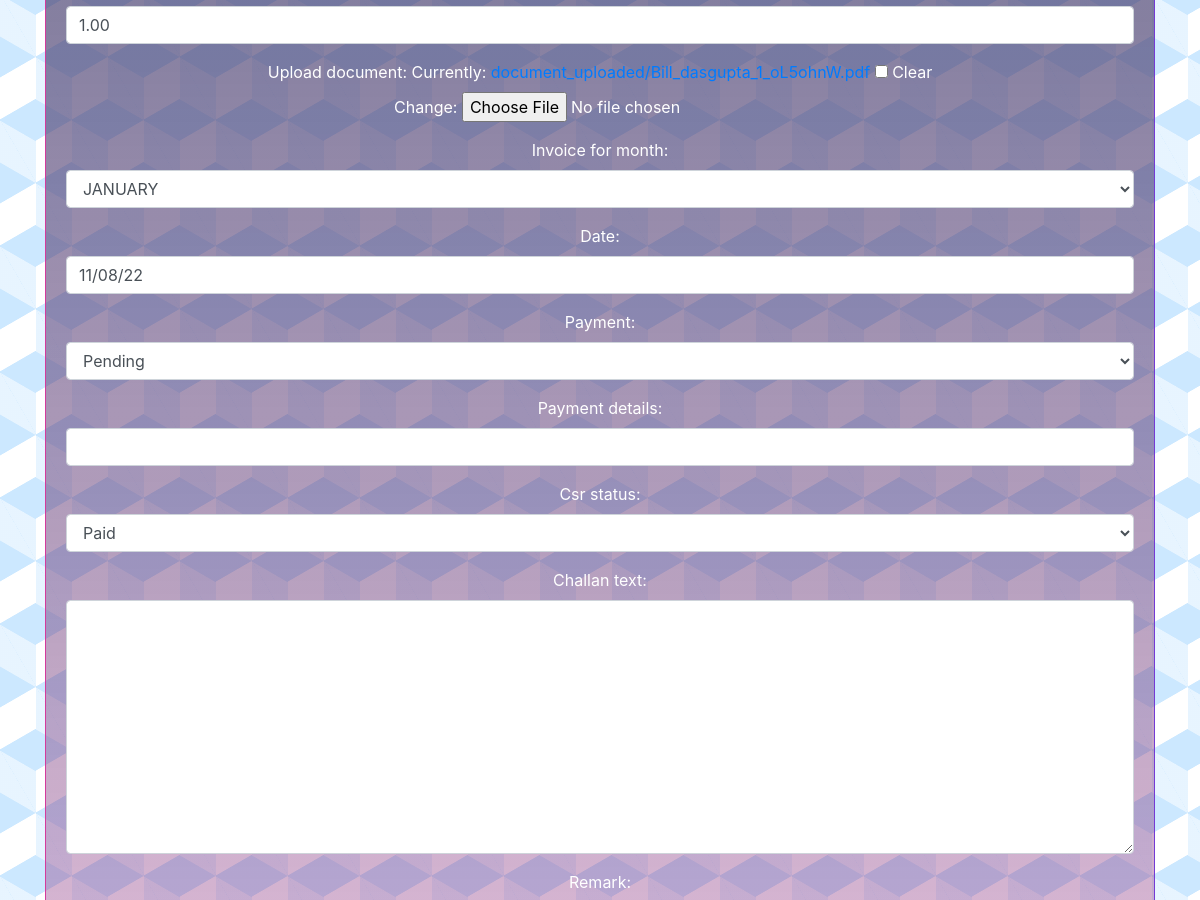
The app's page /order/update_order/4/1/ (signed in, middle part), older data.
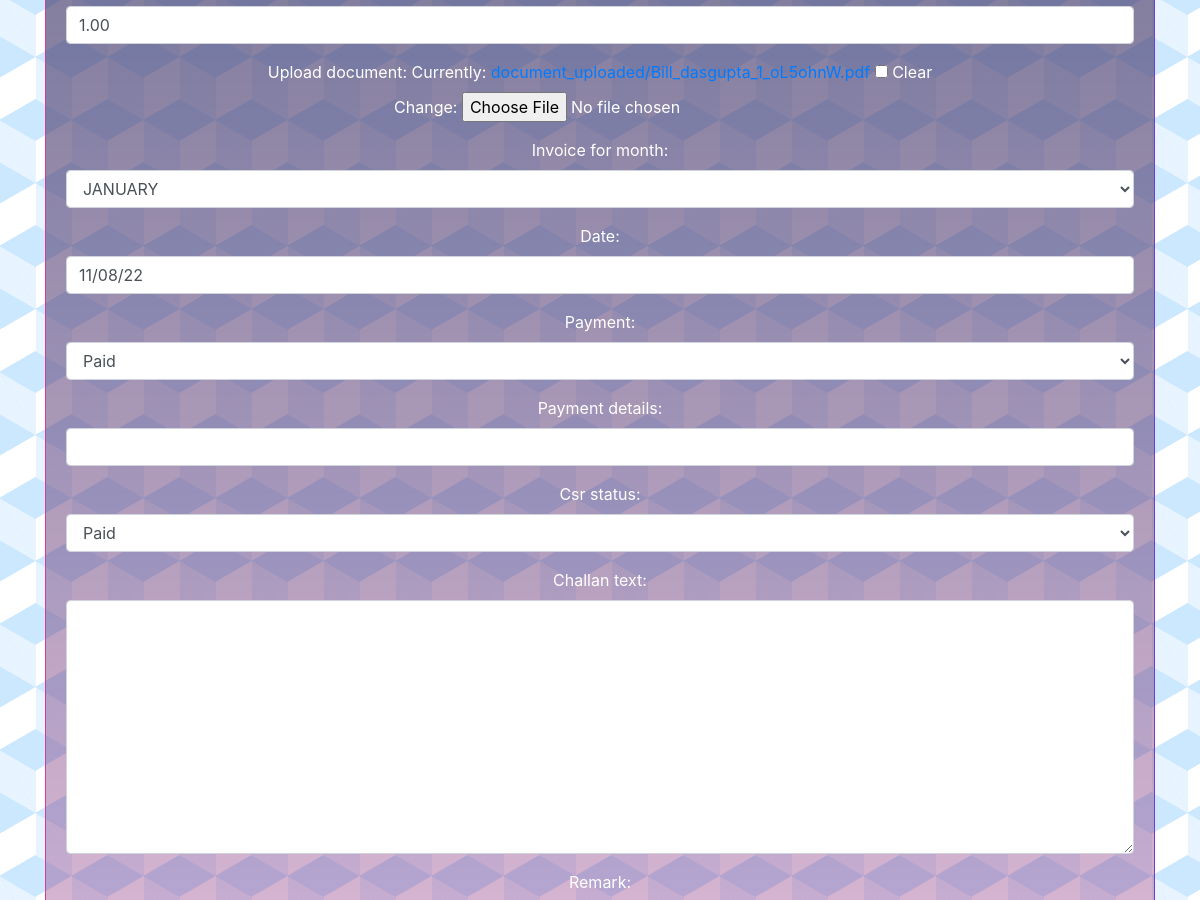
The same page, newer data.
### order/models.py (models this page shows, shortened)
class Order(models.Model):
    STATUS = (
        ('Pending', 'Pending'),
        ('Paid', 'Paid'),
    )
    CSR_value = (
        (True, 'Paid'),
        (False, 'Not Paid'),
    )
    MONTH = (
        ('JANUARY', 'JANUARY'),
        ('FEBRUARY', 'FEBRUARY'),
        ('MARCH', 'MARCH'),
        ('APRIL', 'APRIL'),
        ('MAY', 'MAY'),
        ('JUNE', 'JUNE'),
        ('JULY', 'JULY'),
        ('AUGUST', 'AUGUST'),
        ('SEPTEMBER', 'SEPTEMBER'),
        ('OCTOBER', 'OCTOBER'),
        ('NOVEMBER', 'NOVEMBER'),
        ('DECEMBER', 'DECEMBER'),
    )
    COLOUR_CODE = (
        ('#ffffff', 'None'),
        ('#ffc7c7', 'RED'),
        ('#99ffcc', 'GREEN'),
        ('#ffff99', 'YELLOW'),
    )
    order_id = models.CharField(max_length=120, null=True, blank=True)
    uid = models.CharField(max_length=4, null=True, blank=True)
    client = models.ForeignKey(Client, null=True, on_delete=models.CASCADE)
    colour_code = models.CharField(max_length=20, default='None', choices=COLOUR_CODE)
    company = models.ForeignKey(Company, null=True, on_delete=models.CASCADE)
    sub_client = models.ForeignKey(Sub_Client, null=True, on_delete=models.CASCADE)
    work_order_number = models.CharField(max_length=120, null=True, blank=True)
    service_1 = models.ForeignKey(Service, null=True, blank=True, on_delete=models.CASCADE, related_name='service_1')
    price_1 = models.DecimalField(default=0.00, max_digits=10, decimal_places=2)
    area_1 = models.DecimalField(default=0.00, max_digits=10, decimal_places=2)
    rate_1 = models.DecimalField(default=0.00, max_digits=10, decimal_places=2)
    service_2 = models.ForeignKey(Service, null=True, blank=True, on_delete=models.CASCADE, related_name='service_2')
    price_2 = models.DecimalField(default=0.00, max_digits=10, decimal_places=2)
    area_2 = models.DecimalField(default=0.00, max_digits=10, decimal_places=2)
    rate_2 = models.DecimalField(default=0.00, max_digits=10, decimal_places=2)
    service_3 = models.ForeignKey(Service, null=True, blank=True, on_delete=models.CASCADE, related_name='service_3')
    price_3 = models.DecimalField(default=0.00, max_digits=10, decimal_places=2)
    area_3 = models.DecimalField(default=0.00, max_digits=10, decimal_places=2)
    rate_3 = models.DecimalField(default=0.00, max_digits=10, decimal_places=2)
    service_4 = models.ForeignKey(Service, null=True, blank=True, on_delete=models.CASCADE, related_name='service_4')
    price_4 = models.DecimalField(default=0.00, max_digits=10, decimal_places=2)
    area_4 = models.DecimalField(default=0.00, max_digits=10, decimal_places=2)
    rate_4 = models.DecimalField(default=0.00, max_digits=10, decimal_places=2)
    upload_document = models.FileField(upload_to="document_uploaded/", blank=True)
    work_order_period = models.CharField(max_length=100, null=True, blank=True)
    invoice_for_month = models.CharField(max_length=100, default='JAN', choices=MONTH)
    date = models.CharField(max_length=20, default=datetime.datetime.now().strftime('%d/%m/%y'), null=True)
    frequency = models.CharField(max_length=100, null=True, blank=True)
    payment = models.CharField(max_length=100, default='Pending', choices=STATUS)
    payment_details = models.CharField(max_length=100, null=True, blank=True)
    payment_date = models.DateField(blank=True, null=True)
    bank_transfer = models.BooleanField(default=False)
    CSR = models.IntegerField(default=0)
    csr_status = models.BooleanField(default=False, choices=CSR_value)
    total = models.DecimalField(default=0.00, max_digits=10, decimal_places=2)
    challan_text = models.TextField(max_length=200, null=True, blank=True)
    remark = models.TextField(max_length=200, null=True, blank=True)
    serial_no = models.IntegerField(default=0)
    timestamp = models.DateTimeField(auto_now_add=True, null=True)

### order/views.py (the view, shortened to what this page needs)
# urls.py: path('update_order/<int:pk>/<int:mk>/', views.update_order, name='update_order'),
@login_required(login_url='login')
def update_order(request, pk, mk):
    order_obj = Order.objects.get(id=pk)
    form = OrderForm(instance=order_obj)
    context = {
        'form': form,
    }
    return render(request, 'order_form.html', context)

### service/models.py (called while the page is built)
    def __str__(self):
        return self.name

### templates/order_form.html (shortened to what this page needs)
{% extends "base.html" %}
{% block content %}
<div class="container">
    <div class="row">
        <div class="col-md text-center ">
            <br>
            <br>
            <div class="card text-white card-body border-gradient-purple" id="form-order">
                <div class="form-group">
                    <form action="" method="POST" enctype="multipart/form-data"> {% csrf_token %}
                        {{ form.as_p }}
                    </form>
                </div>
            </div>
        </div>
    </div>
</div>
{% endblock %}

Row changes from the older to the newer data that the page shows:
changed Order "JANUARY": payment "Pending" → "Paid"
